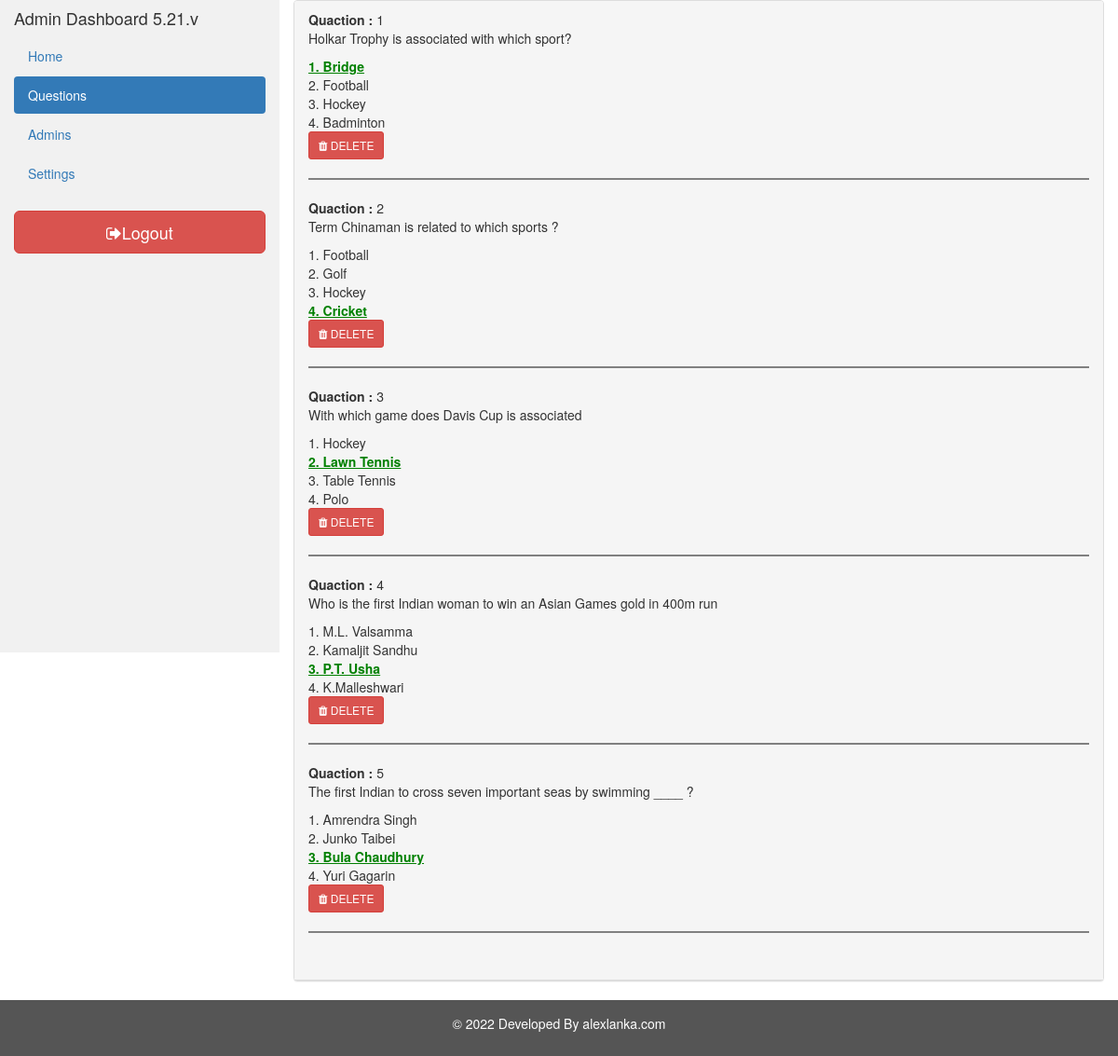
The app's page /admin/all-question.php (signed in) with its own data.
### tables this page shows
CREATE TABLE `q_table` (
  `id` int(11) NOT NULL,
  `quaction` longtext NOT NULL,
  `a1` mediumtext NOT NULL,
  `a2` mediumtext NOT NULL,
  `a3` mediumtext NOT NULL,
  `a4` mediumtext NOT NULL,
  `r_answer` int(11) NOT NULL,
  `time` timestamp NOT NULL DEFAULT current_timestamp()
);

### admin/all-question.php (the view, shortened to what this page needs)
<?php
include('includes/config.php');
if(strlen($_SESSION['alogin'])==0)
	{
header('location:index.php');
}
else{
?>
<!DOCTYPE html>
<html lang="en">
<head>
  <link rel="stylesheet" href="https://maxcdn.bootstrapcdn.com/bootstrap/3.4.1/css/bootstrap.min.css">
  <link rel="stylesheet" href="https://cdnjs.cloudflare.com/ajax/libs/font-awesome/4.7.0/css/font-awesome.min.css">
</head>
<body>
<div class="container-fluid">
  <div class="row content">
  <?php include('includes/left-bar.php');?>
  <div class="col-sm-9">
	<div class="panel panel-default">
	  <div class="panel-heading">
        <?php $sql = "SELECT * from q_table";
        $query = $dbh -> prepare($sql);
        $query->execute();
        $results=$query->fetchAll(PDO::FETCH_OBJ);
        $cnt=1;
        if($query->rowCount() > 0)
        {
        foreach($results as $result)
        {               ?>
          <?php echo "<b>Quaction : </b>" . $cnt; ?>
          <?php echo ($result->quaction);?>
          <?php if ($result->r_answer==1) {?>
            <b style="color: green;"><u><?php echo htmlentities("1. " .$result->a1);?></u></b>
          <?php } else {  ?>
            <?php echo htmlentities("1. " .$result->a1);?>
          <?php } ?>
<br>
          <?php if ($result->r_answer==2) {?>
            <b style="color: green;"><u><?php echo htmlentities("2. " .$result->a2);?></u></b>
          <?php } else {  ?>
            <?php echo htmlentities("2. " .$result->a2);?>
          <?php } ?>
<br>
          <?php if ($result->r_answer==3) {?>
            <b style="color: green;"><u><?php echo htmlentities("3. " .$result->a3);?></u></b>
          <?php } else {  ?>
            <?php echo htmlentities("3. " .$result->a3);?>
          <?php } ?>
<br>
          <?php if ($result->r_answer==4) {?>
            <b style="color: green;"><u><?php echo htmlentities("4. " .$result->a4);?></u></b>
          <?php } else {  ?>
            <?php echo htmlentities("4. " .$result->a4);?>
          <?php } ?>
          <br>
          <a href="all-question.php?del=<?php echo $result->id;?>"><button type="button" class="btn btn-danger btn-sm" data-toggle="modal" data-target="#staticBackdrop" onclick="return confirm('Are you sure want to Delete this quaction?');"><i class="fa fa-trash"></i>&nbsp;DELETE</button></a>
          <hr style="height:2px;border-width:0;color:gray;background-color:gray">
        <?php $cnt=$cnt+1; }} else {echo "<p><center>No Question yet</center></p>";}?>
      <br>
      </div>
	 	</div>
  </div>
</div>
</div>
<footer class="container-fluid">
  <p>&copy; <?php echo date("Y"); ?> Developed By <a style="color: #FFFFFF;" href="https://alexlanka.com/" target="_blank">alexlanka.com</a></p>
</footer>
</body>
</html>
<?php } ?>

### admin/all-question.php (style rules this page uses)
.row.content { height: 700px; }
footer { background-color: #555; color: white; padding: 15px; text-align: center; }

### records on screen
q_table: quaction "Holkar Trophy is associated with which sport?", a1 "1. Bridge", a2 "2. Football", a3 "3. Hockey", a4 "4. Badminton"
q_table: quaction "Term Chinaman is related to which sports ?", a1 "1. Football", a2 "2. Golf", a3 "3. Hockey", a4 "4. Cricket"
q_table: quaction "With which game does Davis Cup is associated", a1 "1. Hockey", a2 "2. Lawn Tennis", a3 "3. Table Tennis", a4 "4. Polo"
q_table: quaction "Who is the first Indian woman to win an Asian Games gold in 400m run", a1 "1. M.L. Valsamma", a2 "2. Kamaljit Sandhu", a3 "3. P.T. Usha", a4 "4. K.Malleshwari"
q_table: quaction "The first Indian to cross seven important seas by swimming ____ ?", a1 "1. Amrendra Singh", a2 "2. Junko Taibei", a3 "3. Bula Chaudhury", a4 "4. Yuri Gagarin"
